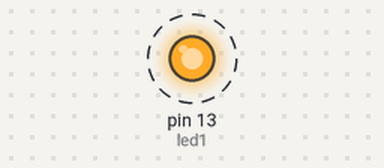
Recording of a sketch running on a simulated Arduino Uno, built with avr-gcc and run on an emulated ATmega328P. Shown: output pins drawn as LEDs (lit = HIGH). Dashed ring = blinking.

Above: at 0.3 s.
Timing chart, 0 to 3.5 s (numbered marks = the images above):
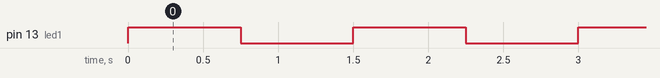

The sketch:

EXER1.ino
```cpp
//EXER_1

int led1 = 13;

void setup()
{
  pinMode(led1,OUTPUT);
}

void loop ()
{
  digitalWrite(led1,HIGH);
  delay(750);
  digitalWrite(led1,LOW);
  delay(750);
}
```

Measured:
- by itself, pin 13 (led1): alternates HIGH for 0.75 s and LOW for 0.75 s
